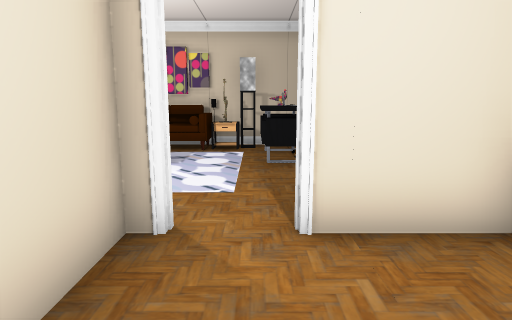
View 1 (above)

20 first-person views from a walk through a 3-D level made in the Unity game engine. The camera is 1.4 m above the floor, tilts 10° down and sees 75° across. The floor is counted in squares, 1 m on a side. Each view is taken from the middle of a square. On the plan, view 1 faces up. The plan holds only what a view shows up to about 15 squares ahead; the rest is blank. The place goes on beyond the plan. The player character is not drawn. Door leaves are left out, so doorways stand open. Some surface patterns are stand-ins.

View 2
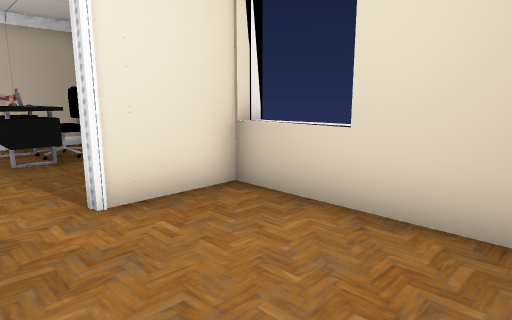

View 3
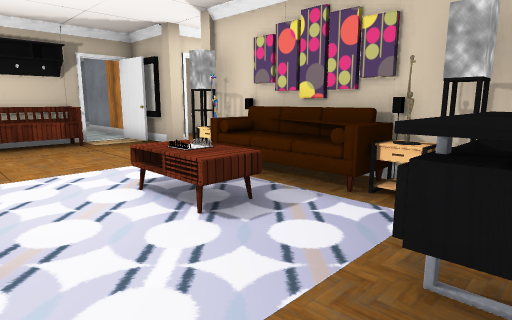

View 4
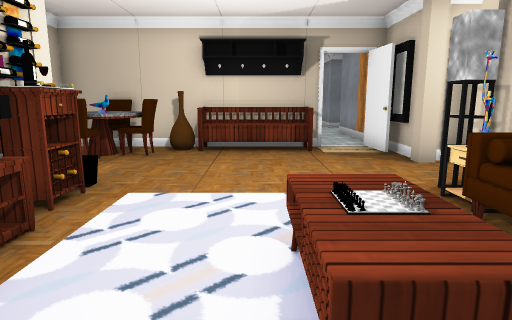

View 5
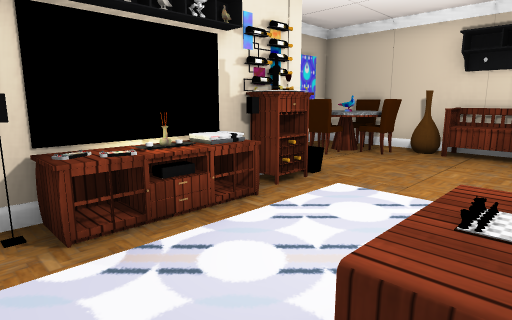

View 6
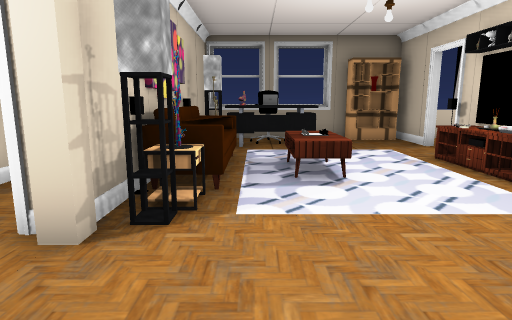

View 7
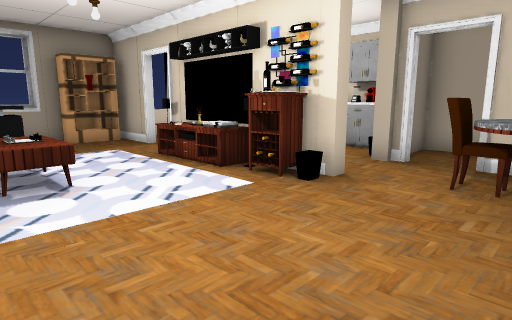

View 8
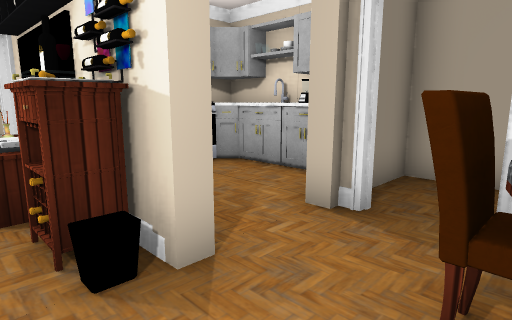

View 9
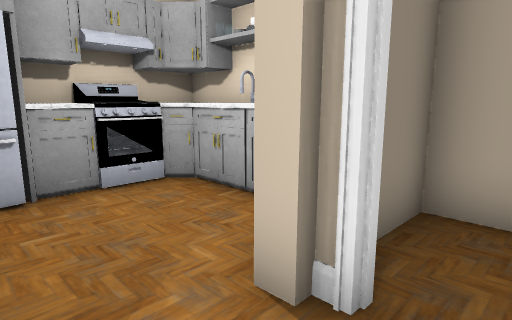

View 10
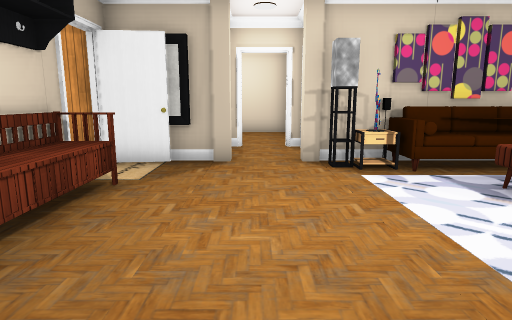

View 11
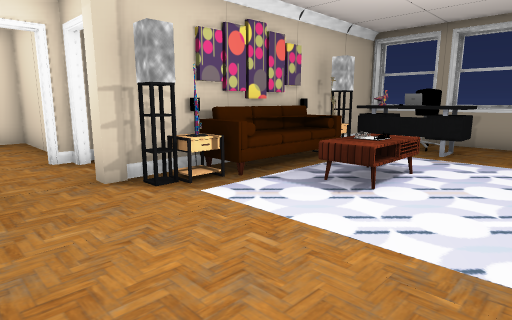

View 12
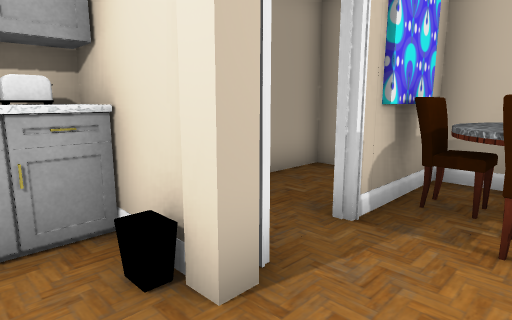

View 13
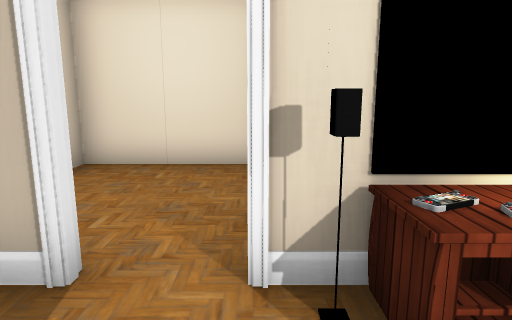

View 14
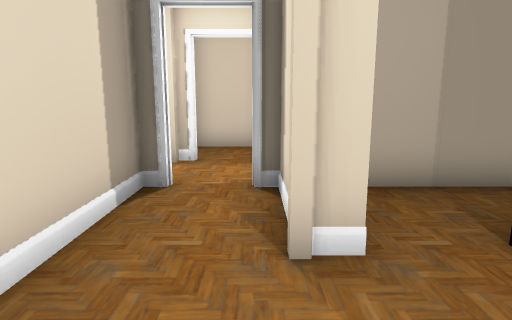

View 15
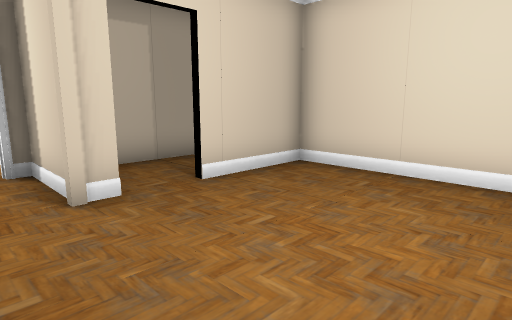

View 16
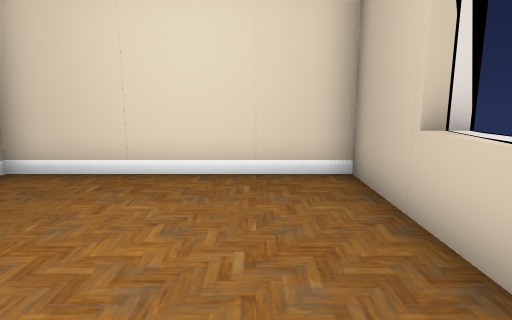

View 17
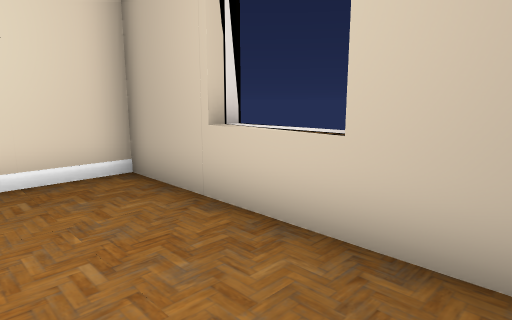

View 18
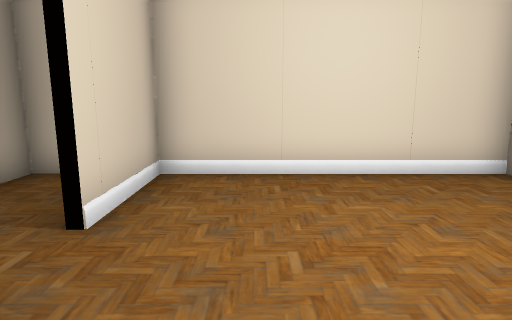

View 19
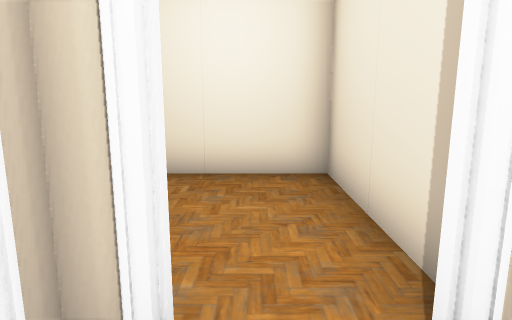

View 20
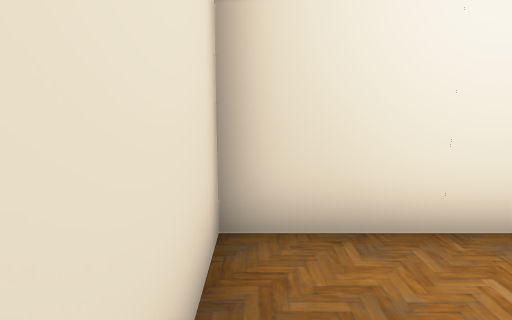

### Floor plan
Key: @ floor where view 1 was taken; # wall or solid block; . floor; D open door; = window, fence, low wall or low ledge; ^ raised ledge; S sofa; T table; C chair; M mirror; P pillar; B bench; A TV; H shelf; E stove; F fridge; O other object.
Columns run from 12 left of view 1 to 4 right of it. Each row starts with its distance up from view 1.
 19 ################
 18 #....#..#......#
 17 #....#..#......#
 16 #  ..#..#......##
 15  . ..#.........^
 14 ####D####......^
 13 #..DDDD.P......#
 12 #..D.DD........#
 11 ##MP.P##########
 10 ##....#SSSSS#^.#
  9 #B.....T...TOOC#
  8 #BB.... TTT.OOC#
  7 #BB.... TT .O^.=
  6 #BB....    ....#
  5 #O............H#
  4 ##CT.#OOOAT#D#H#
  3 #CTC.P...FFDD#.^#
  2 #TCT......O....^
  1 ####DDP..EE....#
  0 # ...##..##.@..#
 -1 #.....#O^##....#
 -2 ######### ######

Where each view was taken, in squares from view 1:
view 1: 0 up, 0 right, facing up
view 2: 1 down, 1 left, facing up-right
view 3: 5 up, 1 right, facing up-left
view 4: 7 up, 1 left, facing left
view 5: 8 up, 1 left, facing down-left
view 6: 9 up, 10 left, facing right
view 7: 9 up, 10 left, facing down-right
view 8: 5 up, 9 left, facing down-right
view 9: 3 up, 8 left, facing down-right
view 10: 3 up, 8 left, facing up
view 11: 5 up, 9 left, facing up-right
view 12: 3 up, 5 left, facing down-left
view 13: 6 up, 1 left, facing down
view 14: 13 up, 1 left, facing left
view 15: 12 up, 1 right, facing up-left
view 16: 12 up, 1 right, facing up
view 17: 12 up, 0 right, facing up-right
view 18: 12 up, 2 left, facing up
view 19: 12 up, 8 left, facing up
view 20: 15 up, 11 left, facing up
